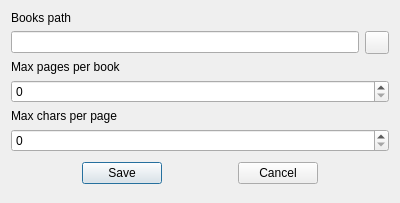
<?xml version="1.0" encoding="UTF-8"?>
<ui version="4.0">
 <class>settingsDialog</class>
 <widget class="QDialog" name="settingsDialog">
  <property name="geometry">
   <rect>
    <x>0</x>
    <y>0</y>
    <width>400</width>
    <height>203</height>
   </rect>
  </property>
  <property name="windowTitle">
   <string>OTPNitro - Settings</string>
  </property>
  <property name="windowIcon">
   <iconset resource="icons.qrc">
    <normaloff>:/icons/config.png</normaloff>:/icons/config.png</iconset>
  </property>
  <layout class="QVBoxLayout" name="verticalLayout">
   <item>
    <widget class="QLabel" name="label">
     <property name="text">
      <string>Books path</string>
     </property>
    </widget>
   </item>
   <item>
    <layout class="QHBoxLayout" name="horizontalLayout">
     <item>
      <widget class="QLineEdit" name="lePath"/>
     </item>
     <item>
      <widget class="QToolButton" name="btPath">
       <property name="text">
        <string/>
       </property>
       <property name="icon">
        <iconset resource="icons.qrc">
         <normaloff>:/icons/open.png</normaloff>:/icons/open.png</iconset>
       </property>
      </widget>
     </item>
    </layout>
   </item>
   <item>
    <widget class="QLabel" name="label_2">
     <property name="text">
      <string>Max pages per book</string>
     </property>
    </widget>
   </item>
   <item>
    <widget class="QSpinBox" name="sbPages"/>
   </item>
   <item>
    <widget class="QLabel" name="label_3">
     <property name="text">
      <string>Max chars per page</string>
     </property>
    </widget>
   </item>
   <item>
    <widget class="QSpinBox" name="sbChars"/>
   </item>
   <item>
    <layout class="QHBoxLayout" name="horizontalLayout_2">
     <item>
      <spacer name="horizontalSpacer">
       <property name="orientation">
        <enum>Qt::Horizontal</enum>
       </property>
       <property name="sizeHint" stdset="0">
        <size>
         <width>29</width>
         <height>30</height>
        </size>
       </property>
      </spacer>
     </item>
     <item>
      <widget class="QPushButton" name="btSave">
       <property name="text">
        <string>Save</string>
       </property>
       <property name="icon">
        <iconset resource="icons.qrc">
         <normaloff>:/icons/save.png</normaloff>:/icons/save.png</iconset>
       </property>
      </widget>
     </item>
     <item>
      <spacer name="horizontalSpacer_3">
       <property name="orientation">
        <enum>Qt::Horizontal</enum>
       </property>
       <property name="sizeHint" stdset="0">
        <size>
         <width>29</width>
         <height>30</height>
        </size>
       </property>
      </spacer>
     </item>
     <item>
      <widget class="QPushButton" name="btCancel">
       <property name="text">
        <string>Cancel</string>
       </property>
       <property name="icon">
        <iconset resource="icons.qrc">
         <normaloff>:/icons/cancel.png</normaloff>:/icons/cancel.png</iconset>
       </property>
      </widget>
     </item>
     <item>
      <spacer name="horizontalSpacer_2">
       <property name="orientation">
        <enum>Qt::Horizontal</enum>
       </property>
       <property name="sizeHint" stdset="0">
        <size>
         <width>40</width>
         <height>20</height>
        </size>
       </property>
      </spacer>
     </item>
    </layout>
   </item>
   <item>
    <spacer name="verticalSpacer">
     <property name="orientation">
      <enum>Qt::Vertical</enum>
     </property>
     <property name="sizeHint" stdset="0">
      <size>
       <width>10</width>
       <height>10</height>
      </size>
     </property>
    </spacer>
   </item>
  </layout>
 </widget>
 <resources>
  <include location="icons.qrc"/>
 </resources>
 <connections>
  <connection>
   <sender>btCancel</sender>
   <signal>clicked()</signal>
   <receiver>settingsDialog</receiver>
   <slot>close()</slot>
   <hints>
    <hint type="sourcelabel">
     <x>282</x>
     <y>198</y>
    </hint>
    <hint type="destinationlabel">
     <x>199</x>
     <y>111</y>
    </hint>
   </hints>
  </connection>
 </connections>
</ui>
